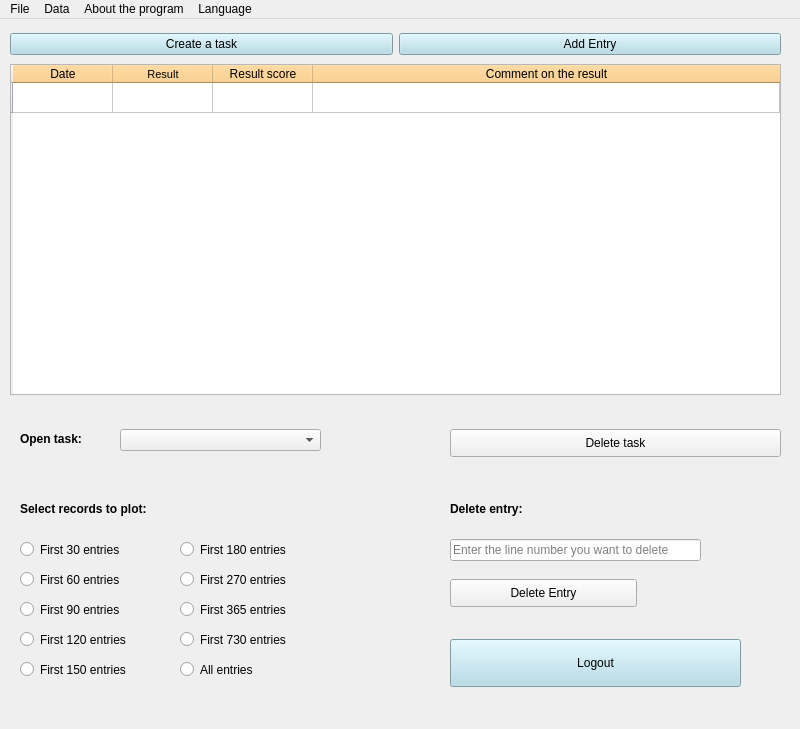
<?xml version="1.0" encoding="UTF-8"?>
<ui version="4.0">
 <class>main_window</class>
 <widget class="QMainWindow" name="main_window">
  <property name="geometry">
   <rect>
    <x>0</x>
    <y>0</y>
    <width>800</width>
    <height>729</height>
   </rect>
  </property>
  <property name="windowTitle">
   <string>Diary of completing sports tasks</string>
  </property>
  <widget class="QWidget" name="centralwidget">
   <widget class="QTableWidget" name="tableWidget">
    <property name="geometry">
     <rect>
      <x>10</x>
      <y>45</y>
      <width>771</width>
      <height>331</height>
     </rect>
    </property>
    <property name="minimumSize">
     <size>
      <width>771</width>
      <height>0</height>
     </size>
    </property>
    <property name="maximumSize">
     <size>
      <width>771</width>
      <height>16777215</height>
     </size>
    </property>
    <property name="styleSheet">
     <string notr="true">QHeaderView::section:horizontal {
    background-color: #FFC973; 
}

QHeaderView::section:vertical {
    background-color: #E6E6FA;
}
</string>
    </property>
    <property name="sizeAdjustPolicy">
     <enum>QAbstractScrollArea::AdjustToContents</enum>
    </property>
    <attribute name="horizontalHeaderStretchLastSection">
     <bool>true</bool>
    </attribute>
    <row>
     <property name="text">
      <string/>
     </property>
    </row>
    <column>
     <property name="text">
      <string>Date</string>
     </property>
    </column>
    <column>
     <property name="text">
      <string>Result</string>
     </property>
     <property name="font">
      <font>
       <pointsize>8</pointsize>
      </font>
     </property>
    </column>
    <column>
     <property name="text">
      <string>Result score</string>
     </property>
    </column>
    <column>
     <property name="text">
      <string>Comment on the result</string>
     </property>
    </column>
   </widget>
   <widget class="QLabel" name="lbl_open_task">
    <property name="geometry">
     <rect>
      <x>20</x>
      <y>400</y>
      <width>81</width>
      <height>41</height>
     </rect>
    </property>
    <property name="text">
     <string>&lt;html&gt;&lt;head/&gt;&lt;body&gt;&lt;p&gt;&lt;span style=&quot; font-size:9pt; font-weight:600;&quot;&gt;Open task:&lt;/span&gt;&lt;/p&gt;&lt;/body&gt;&lt;/html&gt;</string>
    </property>
   </widget>
   <widget class="QComboBox" name="CB_tasks">
    <property name="geometry">
     <rect>
      <x>120</x>
      <y>410</y>
      <width>201</width>
      <height>22</height>
     </rect>
    </property>
   </widget>
   <widget class="QPushButton" name="btn_delete_task">
    <property name="geometry">
     <rect>
      <x>450</x>
      <y>410</y>
      <width>331</width>
      <height>28</height>
     </rect>
    </property>
    <property name="styleSheet">
     <string notr="true"/>
    </property>
    <property name="text">
     <string>Delete task</string>
    </property>
   </widget>
   <widget class="QLineEdit" name="LE_delete_achievement_by_number">
    <property name="geometry">
     <rect>
      <x>450</x>
      <y>520</y>
      <width>251</width>
      <height>22</height>
     </rect>
    </property>
    <property name="placeholderText">
     <string>Enter the line number you want to delete</string>
    </property>
   </widget>
   <widget class="QLabel" name="lbl_delete_achievement_text">
    <property name="geometry">
     <rect>
      <x>450</x>
      <y>480</y>
      <width>111</width>
      <height>21</height>
     </rect>
    </property>
    <property name="text">
     <string>&lt;html&gt;&lt;head/&gt;&lt;body&gt;&lt;p&gt;&lt;span style=&quot; font-size:9pt; font-weight:600;&quot;&gt;Delete entry:&lt;/span&gt;&lt;/p&gt;&lt;/body&gt;&lt;/html&gt;</string>
    </property>
   </widget>
   <widget class="QPushButton" name="btn_delete_achievement">
    <property name="geometry">
     <rect>
      <x>450</x>
      <y>560</y>
      <width>187</width>
      <height>28</height>
     </rect>
    </property>
    <property name="styleSheet">
     <string notr="true"/>
    </property>
    <property name="text">
     <string>Delete Entry</string>
    </property>
   </widget>
   <widget class="QRadioButton" name="plotting_option_3">
    <property name="geometry">
     <rect>
      <x>20</x>
      <y>580</y>
      <width>121</width>
      <height>21</height>
     </rect>
    </property>
    <property name="text">
     <string>First 90 entries</string>
    </property>
   </widget>
   <widget class="QRadioButton" name="plotting_option_2">
    <property name="geometry">
     <rect>
      <x>20</x>
      <y>550</y>
      <width>121</width>
      <height>21</height>
     </rect>
    </property>
    <property name="text">
     <string>First 60 entries</string>
    </property>
   </widget>
   <widget class="QRadioButton" name="plotting_option_8">
    <property name="geometry">
     <rect>
      <x>180</x>
      <y>580</y>
      <width>121</width>
      <height>21</height>
     </rect>
    </property>
    <property name="text">
     <string>First 365 entries</string>
    </property>
   </widget>
   <widget class="QRadioButton" name="plotting_option_9">
    <property name="geometry">
     <rect>
      <x>180</x>
      <y>610</y>
      <width>121</width>
      <height>21</height>
     </rect>
    </property>
    <property name="text">
     <string>First 730 entries</string>
    </property>
   </widget>
   <widget class="QRadioButton" name="plotting_option_4">
    <property name="geometry">
     <rect>
      <x>20</x>
      <y>610</y>
      <width>131</width>
      <height>21</height>
     </rect>
    </property>
    <property name="text">
     <string>First 120 entries</string>
    </property>
   </widget>
   <widget class="QLabel" name="lbl_plotting">
    <property name="geometry">
     <rect>
      <x>20</x>
      <y>470</y>
      <width>171</width>
      <height>41</height>
     </rect>
    </property>
    <property name="text">
     <string>&lt;html&gt;&lt;head/&gt;&lt;body&gt;&lt;p&gt;&lt;span style=&quot; font-size:9pt; font-weight:600;&quot;&gt;Select records to plot:&lt;/span&gt;&lt;/p&gt;&lt;/body&gt;&lt;/html&gt;</string>
    </property>
   </widget>
   <widget class="QRadioButton" name="plotting_option_7">
    <property name="geometry">
     <rect>
      <x>180</x>
      <y>550</y>
      <width>121</width>
      <height>21</height>
     </rect>
    </property>
    <property name="text">
     <string>First 270 entries</string>
    </property>
   </widget>
   <widget class="QRadioButton" name="plotting_option_10">
    <property name="geometry">
     <rect>
      <x>180</x>
      <y>640</y>
      <width>81</width>
      <height>21</height>
     </rect>
    </property>
    <property name="text">
     <string>All entries</string>
    </property>
   </widget>
   <widget class="QRadioButton" name="plotting_option_1">
    <property name="geometry">
     <rect>
      <x>20</x>
      <y>520</y>
      <width>121</width>
      <height>21</height>
     </rect>
    </property>
    <property name="text">
     <string>First 30 entries</string>
    </property>
   </widget>
   <widget class="QRadioButton" name="plotting_option_5">
    <property name="geometry">
     <rect>
      <x>20</x>
      <y>640</y>
      <width>121</width>
      <height>21</height>
     </rect>
    </property>
    <property name="text">
     <string>First 150 entries</string>
    </property>
   </widget>
   <widget class="QRadioButton" name="plotting_option_6">
    <property name="geometry">
     <rect>
      <x>180</x>
      <y>520</y>
      <width>121</width>
      <height>21</height>
     </rect>
    </property>
    <property name="text">
     <string>First 180 entries</string>
    </property>
   </widget>
   <widget class="QPushButton" name="btn_logout">
    <property name="geometry">
     <rect>
      <x>450</x>
      <y>620</y>
      <width>291</width>
      <height>48</height>
     </rect>
    </property>
    <property name="styleSheet">
     <string notr="true">background-color: lightblue;</string>
    </property>
    <property name="text">
     <string>Logout</string>
    </property>
   </widget>
   <widget class="QWidget" name="horizontalLayoutWidget">
    <property name="geometry">
     <rect>
      <x>10</x>
      <y>10</y>
      <width>771</width>
      <height>31</height>
     </rect>
    </property>
    <layout class="QHBoxLayout" name="addingDataHLayout">
     <item>
      <widget class="QPushButton" name="btn_create_task">
       <property name="styleSheet">
        <string notr="true">background-color: lightblue;</string>
       </property>
       <property name="text">
        <string>Create a task</string>
       </property>
      </widget>
     </item>
     <item>
      <widget class="QPushButton" name="btn_add_achievement">
       <property name="styleSheet">
        <string notr="true">background-color: lightblue;</string>
       </property>
       <property name="text">
        <string>Add Entry</string>
       </property>
      </widget>
     </item>
    </layout>
   </widget>
   <zorder>lbl_open_task</zorder>
   <zorder>CB_tasks</zorder>
   <zorder>btn_delete_task</zorder>
   <zorder>LE_delete_achievement_by_number</zorder>
   <zorder>lbl_delete_achievement_text</zorder>
   <zorder>btn_delete_achievement</zorder>
   <zorder>plotting_option_3</zorder>
   <zorder>plotting_option_2</zorder>
   <zorder>plotting_option_8</zorder>
   <zorder>plotting_option_9</zorder>
   <zorder>plotting_option_4</zorder>
   <zorder>lbl_plotting</zorder>
   <zorder>plotting_option_7</zorder>
   <zorder>plotting_option_10</zorder>
   <zorder>plotting_option_1</zorder>
   <zorder>plotting_option_5</zorder>
   <zorder>plotting_option_6</zorder>
   <zorder>btn_logout</zorder>
   <zorder>tableWidget</zorder>
   <zorder>horizontalLayoutWidget</zorder>
  </widget>
  <widget class="QMenuBar" name="menuBar">
   <property name="geometry">
    <rect>
     <x>0</x>
     <y>0</y>
     <width>800</width>
     <height>26</height>
    </rect>
   </property>
   <widget class="QMenu" name="menuFile">
    <property name="title">
     <string>File</string>
    </property>
    <widget class="QMenu" name="menuDownload">
     <property name="title">
      <string>Download</string>
     </property>
     <property name="icon">
      <iconset>
       <normaloff>../../Icons/download.svg</normaloff>../../Icons/download.svg</iconset>
     </property>
     <addaction name="download_chart_action"/>
     <addaction name="download_table_action"/>
    </widget>
    <addaction name="menuDownload"/>
   </widget>
   <widget class="QMenu" name="menuData">
    <property name="title">
     <string>Data</string>
    </property>
    <addaction name="show_chart_action"/>
   </widget>
   <widget class="QMenu" name="menuAbout_the_program">
    <property name="title">
     <string>About the program</string>
    </property>
    <addaction name="program_description_action"/>
    <addaction name="program_version_action"/>
   </widget>
   <widget class="QMenu" name="menulanguage">
    <property name="title">
     <string>Language</string>
    </property>
    <addaction name="language_english_action"/>
    <addaction name="language_russian_action"/>
   </widget>
   <addaction name="menuFile"/>
   <addaction name="menuData"/>
   <addaction name="menuAbout_the_program"/>
   <addaction name="menulanguage"/>
  </widget>
  <action name="actionChart">
   <property name="text">
    <string>Chart</string>
   </property>
  </action>
  <action name="actionTable">
   <property name="text">
    <string>Table</string>
   </property>
  </action>
  <action name="show_chart_action">
   <property name="icon">
    <iconset>
     <normaloff>../../Icons/chart.png</normaloff>../../Icons/chart.png</iconset>
   </property>
   <property name="text">
    <string>Show chart</string>
   </property>
  </action>
  <action name="program_description_action">
   <property name="icon">
    <iconset>
     <normaloff>../../Icons/information.svg</normaloff>../../Icons/information.svg</iconset>
   </property>
   <property name="text">
    <string>Program description</string>
   </property>
  </action>
  <action name="actiondescription">
   <property name="text">
    <string>description</string>
   </property>
  </action>
  <action name="program_version_action">
   <property name="icon">
    <iconset>
     <normaloff>../../Icons/version.jpg</normaloff>../../Icons/version.jpg</iconset>
   </property>
   <property name="text">
    <string>Program version</string>
   </property>
  </action>
  <action name="language_english_action">
   <property name="icon">
    <iconset>
     <normaloff>../../Icons/english.png</normaloff>../../Icons/english.png</iconset>
   </property>
   <property name="text">
    <string>English</string>
   </property>
  </action>
  <action name="language_russian_action">
   <property name="icon">
    <iconset>
     <normaloff>../../Icons/russian.png</normaloff>../../Icons/russian.png</iconset>
   </property>
   <property name="text">
    <string>Russian</string>
   </property>
  </action>
  <action name="download_chart_action">
   <property name="icon">
    <iconset>
     <normaloff>../../Icons/chart.png</normaloff>../../Icons/chart.png</iconset>
   </property>
   <property name="text">
    <string>Chart</string>
   </property>
  </action>
  <action name="download_table_action">
   <property name="icon">
    <iconset>
     <normaloff>../../Icons/table.png</normaloff>../../Icons/table.png</iconset>
   </property>
   <property name="text">
    <string>Table</string>
   </property>
  </action>
 </widget>
 <resources/>
 <connections/>
</ui>
